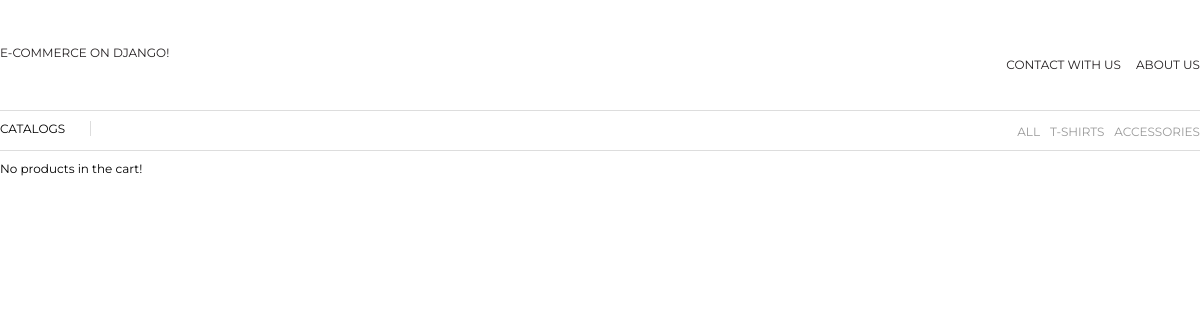
Page /cart/ on the committed database.
### Bank/models.py (models this page shows, shortened)
class Category(models.Model):
    name = models.CharField(max_length=255)
    slug = models.SlugField(max_length=140, unique=True)
    description = models.TextField()
    created_at = models.DateTimeField(auto_now_add=True)
    is_active = models.BooleanField(default=True)
    is_first = models.BooleanField(default=True)
    class Meta:
        ordering = ['-is_first']
        verbose_name_plural = 'Categories'

### cart/views.py (the view, shortened to what this page needs)
def cart_view(request):
    cart_items = cart.get_cart_items(request)
    cart_item_count = cart.cart_item_count(request)
    total_sum = cart.get_full_price(request)
    categories = Category.objects.filter(is_active=True)
    return render_to_response('cart.html', {'cart_item_count': cart_item_count, 'cart_items':cart_items, 'categories': categories, 'total_sum': total_sum}, context_instance=RequestContext(request))

### cart/cart.py (called while the page is built)
def _cart_id(request):
    if request.session.get(ID_KEY, '') == '':
        request.session[ID_KEY] = generate_id()
    return request.session[ID_KEY]

def generate_id():
    STR = 'ABCDEFGHIJKLMNOPQRSTUVWXYZabcdefghijklmnopqrstuvwxyz!@#$%^&*()';
    id = ''
    length = 50
    for y in range(length):
        id += STR[random.randint(0, len(STR) - 1)]
    return id

def get_cart_items(request):
    return CartItem.objects.filter(cart_id=_cart_id(request))

def get_full_price(request):
    total = decimal.Decimal('0.00')
    products = get_cart_items(request)
    for item in products:
        total += item.product.price * item.quantity
    return str(total) + "$"

def cart_item_count(request):
    return get_cart_items(request).count()

### templates/cart.html (shortened to what this page needs)
{% extends "base.html" %}
{% block content %}
    {% if cart_items %}
    <table style="border:0;" class="cart-table">
            <tr>
                <th width="50%">Item</th>
                <th width="5%">Price</th>
                <th width="40%">Quantity</th>
                <th width="5%">Price</th>
            </tr>
    {% for item in cart_items %}
            <tr>
                <td><img src="{{ MEDIA_URL }}{{ item.image }}" width="20px" height="20px" /><span>{{ item.name }}</span></td>
                <td>{{ item.price }}</td>
                <td>
                    <form action="." method="post">
                        {% csrf_token %}
                        <input type="text" value="{{ item.quantity }}" name="quantity" />
                        <input type="hidden" name="item_id" value="{{ item.id }}"/>
                        <input type="submit" value="Update" name="submit" class="cart-update-delete-button"/>
                        <input type="submit" value="Delete" name="submit" class="cart-update-delete-button">
                    </form>
                </td>
                <td>{{ item.get_full_price }}</td>
            </tr>
    {% endfor %}
    </table>
    <div class="top" style="margin: 40px 0 40px 0"></div>
    <div class="pay-info">
        <p>Total: {{ total_sum }}</p>
    {% else %}
        <p>No products in the cart!</p>
    {% endif %}
    </div>
{% endblock %}

### templates/base.html (shortened to what this page needs)
{% load staticfiles %}
<!DOCTYPE html>
<html>
<head lang="en">
    <link rel="stylesheet" type="text/css" href="{% static 'Bank/style.css' %}"
</head>
<body>
    <div class="head-container">
        <div class="header">
            <p class="main-title"><a href="{% url 'main' %}">E-Commerce On Django!</a></p>
            <ul class="navbar">
                <li><a href="">Contact with us</a> </li>
                <li><a href="">About us</a></li>
            </ul>
        </div>
        <div class="cf"></div>
    </div>
    <div class="menu-container">
        <div class="menu-categories">
            <div class="top"></div>
                <div class="menu-title">
                    <p>Catalogs</p>
                </div>
                <div class="categories-list">
                    <ul class="categories-navbar">
                        {% if categories %}
                            {% for category in categories %}
                                <li><a href="{% url 'category' category.slug%}">{{ category.name|upper}}</a></li>
                            {% endfor %}
                        {% else %}
                            <p>No categories! Sorry.</p>
                        {% endif %}
                    </ul>
                </div>
            <div class="cf"></div>
            <div class="top"></div>
        </div>
    </div>
    <div class="content">
        {% block content %}{% endblock %}
</body>
</html>

### Bank/static/Bank/style.css (style rules this page uses)
* { margin: 0; padding: 0; }
body { width: 1200px; margin: 0 auto; }
p { font-size: 12px; }
* { font-family: 'Montserrat', sans-serif; }
.head-container { height: 100px; background-color: white; }
.header { padding-top: 45px; text-align: center; color: #231f20; font-size: 25px; text-transform: uppercase; }
.main-title { float: left; font-family: 'Montserrat', sans-serif; }
.navbar { float: right; }
.navbar li { float: left; margin-left: 15px; list-style-type: none; }
.navbar li:first-child { margin-left: 0; }
a { text-decoration: none; font-family: 'Montserrat', sans-serif; color: #231f20; }
.navbar a { font-size: 12px; font-family: 'Montserrat', sans-serif; }
.content { background-color: white; }
.top { border-top: 1px solid #ddd; margin: 10px 0 10px 0; }
.categories-navbar { float: right; }
.categories-navbar li { float: left; margin-left: 10px; list-style: none; }
.categories-navbar li a { font-size: 12px; color: #999; }
.menu-title { float: left; }
.menu-title p { text-transform: uppercase; padding-right: 25px; border-right: 1px solid #ddd; }
.cf:before, .cf:after { content: " "; display: table; }
.cf:after { clear: both; }

### rows in the picture
Category: name "ALL"
Category: name "T-SHIRTS"
Category: name "ACCESSORIES"
